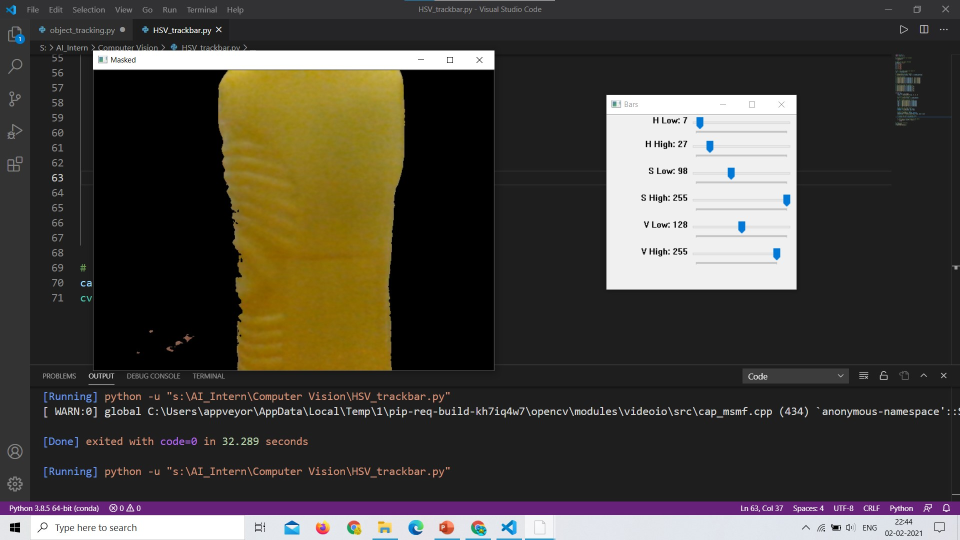
#> input picture Computer Vision/Object Tracking/HSV tracker.jpg, 1920 x 1080 px, given in place of the camera (shown at 1/2 size)
$ python object_tracking.py
#> lines starting #> are read from the running program, lines starting #| are printed output that depends on the picture; after the words box and inside, x2 and y2 are one past the last pixel; in counts of white or black regions, pixels touching at a corner belong together; long printed decimals are rounded
import imutils
import cv2

#change based on colour of object -- make use of HSV slider
#waterbottle --
#col_Lower = (7, 98, 128)
#col_Upper = (27, 255, 255)
col_Lower = (0, 93, 111)
col_Upper = (60, 255, 255)

camera = cv2.VideoCapture(0)
while True:
        (grabbed, frame) = camera.read()
#> frame is the input picture: shape (1080, 1920, 3); mean B, G, R 58.7, 65.4, 69.7
        frame = imutils.resize(frame, width=600)
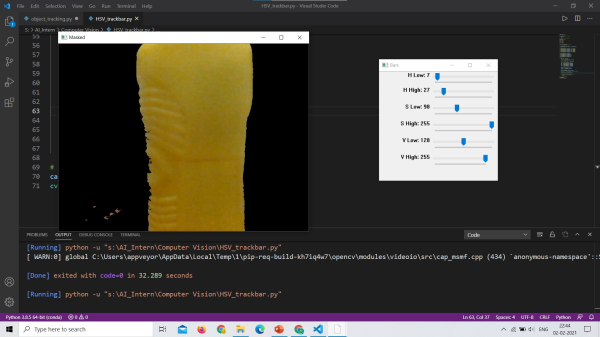
#> frame: shape (337, 600, 3); mean B, G, R 58.7, 65.4, 69.7
        blurred = cv2.GaussianBlur(frame, (11, 11), 0)
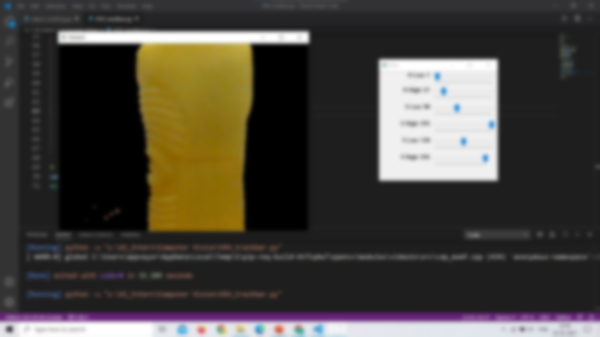
#> blurred: shape (337, 600, 3); mean B, G, R 58.7, 65.4, 69.7
        hsv = cv2.cvtColor(blurred, cv2.COLOR_BGR2HSV)
#> hsv: shape (337, 600, 3); mean H, S, V 26.6, 31.5, 71.2
        mask = cv2.inRange(hsv, col_Lower, col_Upper)
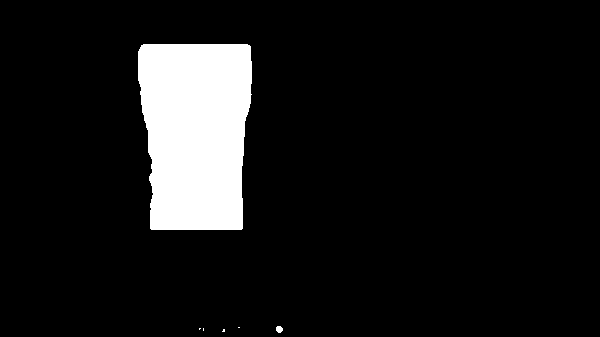
#> mask: shape (337, 600); 9.3% white; 6 white regions (4 under 20 px), largest, box (x1, y1, x2, y2) and area: (138, 44, 252, 230) 18698, (276, 326, 283, 333) 39
        mask = cv2.erode(mask, None, iterations=2)
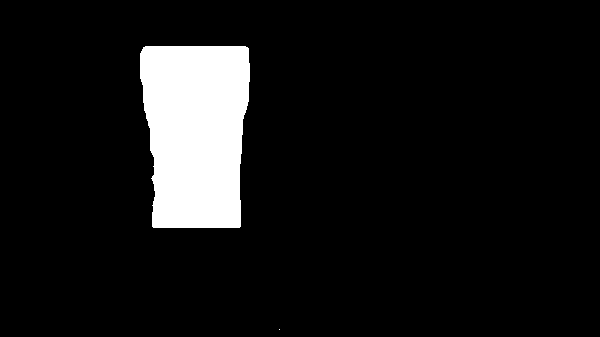
#> mask: shape (337, 600); 8.6% white; 2 white regions (1 under 20 px), largest, box (x1, y1, x2, y2) and area: (140, 46, 250, 228) 17473
        mask = cv2.dilate(mask, None, iterations=2)
#> mask: shape (337, 600); 9.3% white; 2 white regions
        cnts = cv2.findContours(mask.copy(), cv2.RETR_EXTERNAL,cv2.CHAIN_APPROX_SIMPLE)[-2]
#> cnts = 2 contours, 1 with area under 20; largest, box (x1, y1, x2, y2) and area: (138, 44, 252, 230) 18409
        center = None
        if len(cnts) > 0:
                c = max(cnts, key=cv2.contourArea)
#> c = contour of 95 points, box (x1, y1, x2, y2) (138, 44, 252, 230), area 18409
                ((x, y), radius) = cv2.minEnclosingCircle(c)
#> x = 195; y = 134.8; radius = 104.8
                M = cv2.moments(c)
#> M = moments, m00 18409, centre m10/m00, m01/m00 = (195.4, 132.1)
                center = (int(M["m10"] / M["m00"]), int(M["m01"] / M["m00"]))
#> center = (195, 132)
                if radius > 10:
                        cv2.circle(frame, (int(x), int(y)), int(radius), (0, 255, 255), 2)
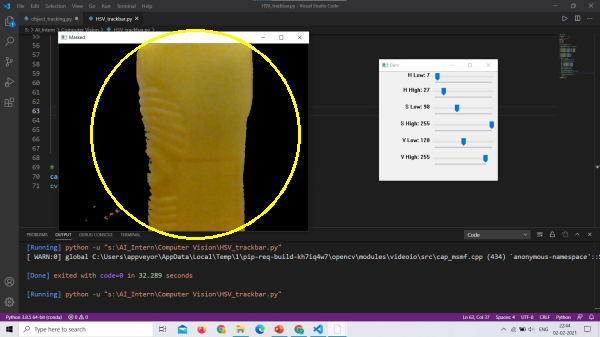
#> frame: shape (337, 600, 3); 0.96% of pixels changed, all inside (x1, y1, x2, y2) = (90, 29, 301, 240)
                        cv2.circle(frame, center, 5, (0, 0, 255), -1)
#> frame: shape (337, 600, 3); 0.04% of pixels changed, all inside (x1, y1, x2, y2) = (190, 127, 201, 138)
                        print(center,radius)
#| (195, 132) 104.808
                        if radius > 250:
                                print("Stop")
                        else:
                                if(center[0]<150):
                                        print("Left")
                                elif(center[0]>450):
                                        print("Right")
                                elif(radius<250):
                                        print("Front")
                                else:
                                        print("Stop")
        cv2.imshow("Frame", frame)
        key = cv2.waitKey(1) & 0xFF
#> (key q is pressed here)
        if key == ord("q"):
                break

camera.release()
cv2.destroyAllWindows()
